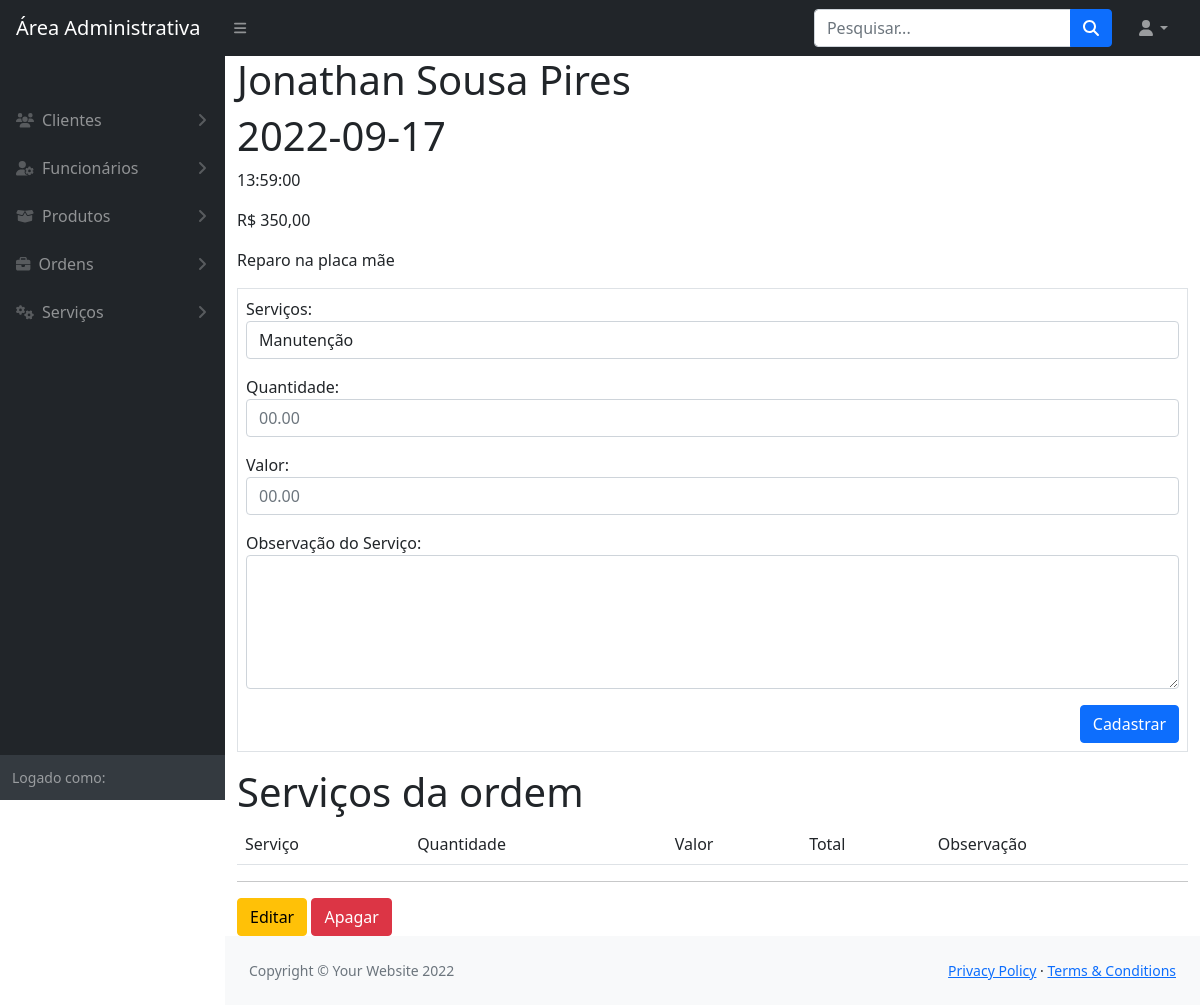
/modulos/ordem_servico/visualizar.php?id=4, run on the app's committed database.
### tables this page shows
CREATE TABLE `ordemdeservico` (
  `IDOS` int(11) NOT NULL,
  `nomeCLI` varchar(225) NOT NULL,
  `dataOS` date NOT NULL,
  `horarioOS` time NOT NULL,
  `valorTotalOS` bigint(20) NOT NULL,
  `cliente_id` int(11) NOT NULL,
  `funcionario_id` int(11) NOT NULL,
  `obs` varchar(300) NOT NULL
);

CREATE TABLE `cliente` (
  `IDCLI` int(11) NOT NULL,
  `nomeCLI` varchar(105) NOT NULL,
  `endCLI` varchar(105) NOT NULL,
  `telCLI` varchar(20) NOT NULL,
  `emailCLI` varchar(105) NOT NULL,
  `cpfCLI` varchar(25) NOT NULL
);

### funcoes/conexao.php (called while the page is built, shortened)
<?php
    function retornaDado($sql)
    {
        $pdo = $GLOBALS['conexaoBanco'];
        $resultado = $pdo->query($sql);
        return $resultado->fetch();
    }
    function retornaDados($sql)
    {
        $pdo = $GLOBALS['conexaoBanco'];
        $resultado = $pdo->query($sql);
        return $resultado->fetchAll();
    }
?>

### modulos/ordem_servico/visualizar.php (the view, shortened to what this page needs)
<?php
    include_once '../../config.php';
    if(empty($_GET['id'])){
        header('Location: index.php');
        exit;
    }else{
        $id = $_GET['id'];
    }
    $sql = "SELECT * FROM ordemdeservico JOIN cliente ON (cliente.IDCLI = ordemdeservico.cliente_id) WHERE IDOS = $id";
    $ordem_servico = retornaDado($sql);
    $sql = "SELECT * FROM servico";
    $servicos = retornaDados($sql);
?>
<!DOCTYPE html>
<html lang="en">
    <?php include_once path('template/head.php') ?>
    <body class="sb-nav-fixed">
        <?php include_once path('template/navbar.php') ?>
        <div id="layoutSidenav">
            <?php include_once path('template/sidebar.php') ?>
            <div id="layoutSidenav_content">
                <main class="container">
                    <h1><?= $ordem_servico['nomeCLI'] ?></h1>
                    <h1><?= $ordem_servico['dataOS'] ?></h1>
                    <p><?= $ordem_servico['horarioOS'] ?></p>
                    <p>R$ <?= number_format($ordem_servico['valorTotalOS'], 2, ',', '.') ?></p>
                    <p><?= $ordem_servico['obs'] ?></p>
                    <form action="salvar_item_servico.php" method="POST" class="border p-2 my-3">
                        <div class="mb-3">
                                <label for="servico">Serviços:</label>
                                <select class="form-control" name="servico_id" id="servico_id">
                                    <?php
                                        foreach($servicos as $servico)
                                        {
                                            echo "<option value='{$servico['IDSER']}'> {$servico['nome']} </option>";
                                        }
                                    ?>
                                </select>
                            </div>
                        <div class="mb-3">
                            <label for="qtde">Quantidade:</label>
                            <input type="number" name="qtde" class="form-control" placeholder="00.00" step="0.01" required>
                        </div>
                        <div class="mb-3">
                            <label for="valor">Valor:</label>
                            <input type="number" name="valor" class="form-control" placeholder="00.00" step="0.01" required>
                        </div>
                        <div class="mb-3">
                            <label for="observacao">Observação do Serviço:</label>
                            <textarea name="observacao" class="form-control"  rows="5" required></textarea>
                        </div>
                        <div class="text-end">
                            <input class="btn btn-primary" type="submit" name="submit" value="Cadastrar">
                        </div>
                    </form>
                    <h1>Serviços da ordem</h1>
                    <table class="table">
                        <thead>
                            <tr>
                                <td>Serviço</td>
                                <td>Quantidade</td>
                                <td>Valor</td>
                                <td>Total</td>
                                <td>Observação</td>
                            </tr>
                        </thead>
                    </table>
                    <hr>
                    <a href="editar.php?id=<?= $ordem_servico['IDOS'] ?>" class="btn btn-warning">Editar</a>
                    <a onclick="return confirm('Deseja realmente apagar o ordem_servico?')" href="apagar.php?id=<?= $ordem_servico['IDOS'] ?>" class="btn btn-danger">Apagar</a>
                </main>
                <?php include_once path('template/footer.php') ?>
            </div>
        </div>
    </body>
</html>

### data on the page
ordemdeservico: cliente.nomeCLI "Jonathan Sousa Pires", dataOS "2022-09-17", horarioOS "13:59:00", valorTotalOS "350,00", obs "Reparo na placa mãe"

### other printed values
form field servico_id "Manutenção"
